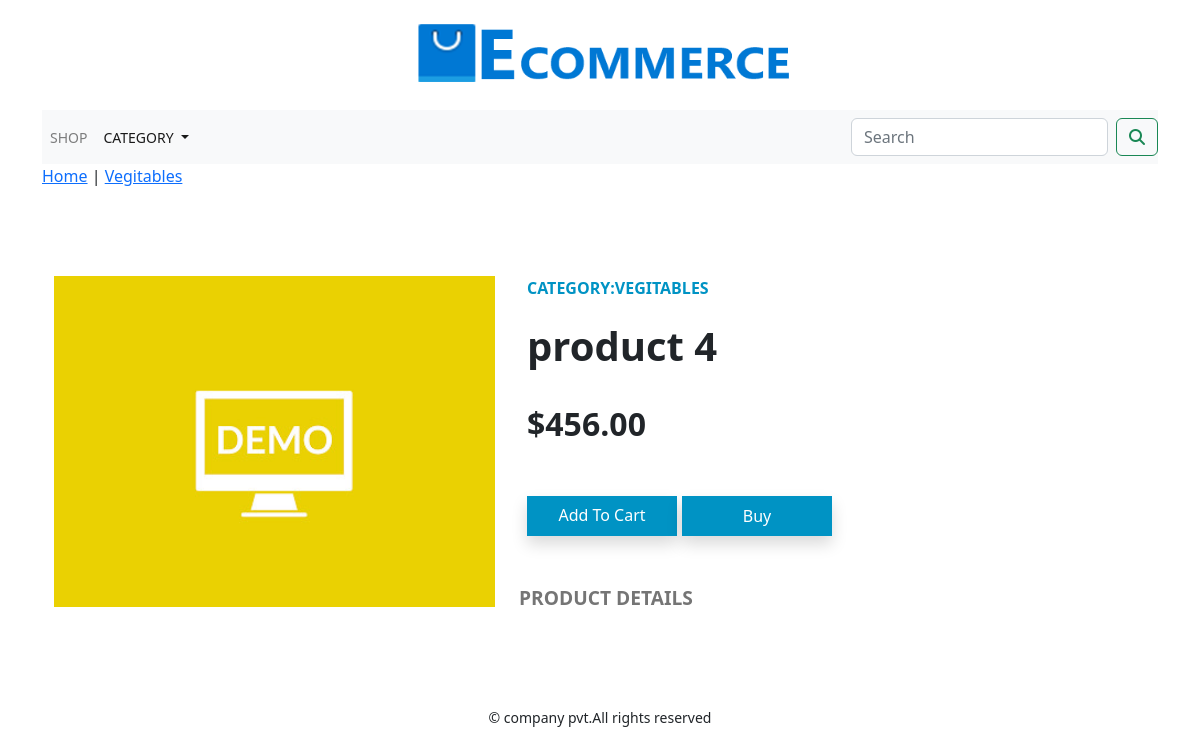
Page /shop/vegitables/product-4/ on the committed database.
### shop/models.py (models this page shows, shortened)
class Product(models.Model):
    name=models.CharField(max_length=250,unique=True)
    slug=models.SlugField(max_length=250,unique=True)
    description=models.TextField(blank=True)
    price=models.DecimalField(max_digits=10,decimal_places=2)
    category=models.ForeignKey(Category,on_delete=models.CASCADE)
    image=models.ImageField(upload_to='product',blank=True)
    stock=models.IntegerField()
    available=models.BooleanField(default=True)
    created=models.DateTimeField(auto_now_add=True)
    updated=models.DateTimeField(auto_now=True)
    def get_url(self):
        return reverse('shop:prodCatdetail',args=[self.category.slug,self.slug])
    class Meta:
        ordering=('name',)
        verbose_name='product'
        verbose_name_plural='products'

class Category(models.Model):
    name=models.CharField(max_length=250,unique=True)
    slug=models.SlugField(max_length=250,unique=True)
    description=models.TextField(blank=True)
    image=models.ImageField(upload_to='category',blank=True)
    class Meta:
        ordering=('name',)
        verbose_name='category'
        verbose_name_plural='categories'
    def get_url(self):
        return reverse('shop:product_by_category',args=[self.slug])
    def __str__(self):
        return '{}'.format(self.name)

### shop/views.py (the view)
# urls.py: path('<slug:c_slug>/<slug:product_slug>/',views.proDetail, name='prodCatdetail'),
def proDetail(request,c_slug,product_slug):
    try:
        product=Product.objects.get(category__slug=c_slug,slug=product_slug)
    except Exception as e:
        raise e
    return render(request,'product.html',{'product':product})

### cart/context_processors.py (called while the page is built)
def counter(request):
    item_count=0
    if 'admin' in request.path:
        return {}
    else:
        try:
            cart=Cart.objects.filter(cart_id=_cart_id(request))
            cart_items=CartItem.objects.all().filter(cart=cart[:1])
            for cart_item in cart_items:
                item_count += cart_item.quantity
        except Cart.DoesNotExist:
            item_count =0
    return dict(item_count=item_count)

### cart/views.py (called while the page is built)
def _cart_id(request):
    cart=request.session.session_key
    if not cart:
        cart=request.session.create()
    return cart

### shop/context_processors.py (called while the page is built)
def menu_links(request):
    links=Category.objects.all()
    return dict(links=links)

### template/product.html (shortened to what this page needs)
{% extends 'base.html' %}
{% load static %}
{% block content %}
<div>
    <div>
        <p> <a href="{% url 'shop:allProdCat' %}">Home</a> |
            <a href="{{product.category.get_url}}">{{product.category}}</a></p>
    </div>
</div>
<br>
<!DOCTYPE html>
<html lang="en">
<head>
    <link href="https://cdn.jsdelivr.net/npm/bootstrap@5.2.1/dist/css/bootstrap.min.css" rel="stylesheet">
</head>
<body>
 <div class="container my-5">
        <div class="row">
            <div class="col-md-5">
                <div class="main-img">
                    <a href="{{product.get_url}}"> <img class="img-fluid" src="{{product.image.url}}" alt="{{product.name}}"></a>
                </div>
            </div>
            <div class="col-md-7">
                <div class="main-description px-2">
                    <div class="category text-bold">
                        Category:<a >{{product.category}}</a>
                    </div>
                    <div class="product-title text-bold my-3">
                       {{product.name}}
                    </div>
                    <div class="price-area my-4">
                        <p class="new-price text-bold mb-1">${{product.price}}</p>
                    </div>
                    <div class="buttons d-flex my-5">
                        <div class="block">
                                     {% if product.stock <= 0 %}
        <p><b>OUT Of Stock</b></p>
        {% else %}
                            <a href="{% url 'cart:add_cart' product.id %}" class="shadow btn custom-btn ">Add To Cart</a>
                        </div>
                        {% endif %}
                        <div class="block">
                            <button class="shadow btn custom-btn">Buy</button>
                        </div>
                    </div>
                </div>
                <div class="product-details my-4">
                    <p class="details-title text-color mb-1">Product Details</p>
                </div>
            </div>
        </div>
    </div>
</body>
</html>
{% endblock %}

### static/css/custom.css (style rules this page uses)
body { font-family: 'Source Code Pro', monospace; }

### template/product.html (style rules this page uses)
.text-bold { font-weight: 800; }
.main-img img { width: 100%; }
.main-description .category { text-transform: uppercase; color: #0093c4; }
.main-description .product-title { font-size: 2.5rem; }
.new-price { font-size: 2rem; }
.details-title { text-transform: uppercase; font-weight: 600; font-size: 1.2rem; color: #757575; }
.buttons .block { margin-right: 5px; }
.custom-btn { text-transform: capitalize; background-color: #0093c4; color: white; width: 150px; height: 40px; border-radius: 0; }

### rows in the picture
Product: category "Vegitables", image (picture), category "VEGITABLES", name "product 4", price "456.00"
